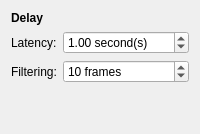
       <widget class="QWidget" name="cursorDelayOptions">
        <layout class="QGridLayout" name="gridLayout_5">
         <item row="1" column="0">
          <widget class="QLabel" name="label_5">
           <property name="sizePolicy">
            <sizepolicy hsizetype="Maximum" vsizetype="Preferred">
             <horstretch>0</horstretch>
             <verstretch>0</verstretch>
            </sizepolicy>
           </property>
           <property name="text">
            <string>Latency:</string>
           </property>
          </widget>
         </item>
         <item row="1" column="1">
          <widget class="QDoubleSpinBox" name="cursorDelayLatency">
           <property name="sizePolicy">
            <sizepolicy hsizetype="Expanding" vsizetype="Preferred">
             <horstretch>0</horstretch>
             <verstretch>0</verstretch>
            </sizepolicy>
           </property>
           <property name="toolTip">
            <string>How late the cursor is behind the mouse.</string>
           </property>
           <property name="suffix">
            <string> second(s)</string>
           </property>
           <property name="minimum">
            <double>0.200000000000000</double>
           </property>
           <property name="maximum">
            <double>3.000000000000000</double>
           </property>
           <property name="singleStep">
            <double>0.200000000000000</double>
           </property>
           <property name="value">
            <double>1.000000000000000</double>
           </property>
          </widget>
         </item>
         <item row="2" column="0">
          <widget class="QLabel" name="label_6">
           <property name="sizePolicy">
            <sizepolicy hsizetype="Maximum" vsizetype="Preferred">
             <horstretch>0</horstretch>
             <verstretch>0</verstretch>
            </sizepolicy>
           </property>
           <property name="text">
            <string>Filtering:</string>
           </property>
          </widget>
         </item>
         <item row="2" column="1">
          <widget class="QSpinBox" name="cursorDelayFiltering">
           <property name="sizePolicy">
            <sizepolicy hsizetype="Expanding" vsizetype="Preferred">
             <horstretch>0</horstretch>
             <verstretch>0</verstretch>
            </sizepolicy>
           </property>
           <property name="toolTip">
            <string>How many frames used to smooth the path</string>
           </property>
           <property name="suffix">
            <string> frames</string>
           </property>
           <property name="minimum">
            <number>0</number>
           </property>
           <property name="maximum">
            <number>30</number>
           </property>
           <property name="singleStep">
            <number>1</number>
           </property>
           <property name="value">
            <number>10</number>
           </property>
          </widget>
         </item>
         <item row="3" column="0" colspan="2">
          <spacer name="verticalSpacer_3">
           <property name="orientation">
            <enum>Qt::Vertical</enum>
           </property>
           <property name="sizeHint" stdset="0">
            <size>
             <width>20</width>
             <height>40</height>
            </size>
           </property>
          </spacer>
         </item>
         <item row="0" column="0">
          <widget class="QLabel" name="label_7">
           <property name="styleSheet">
            <string notr="true">font: bold;</string>
           </property>
           <property name="text">
            <string>Delay</string>
           </property>
          </widget>
         </item>
        </layout>
       </widget>
